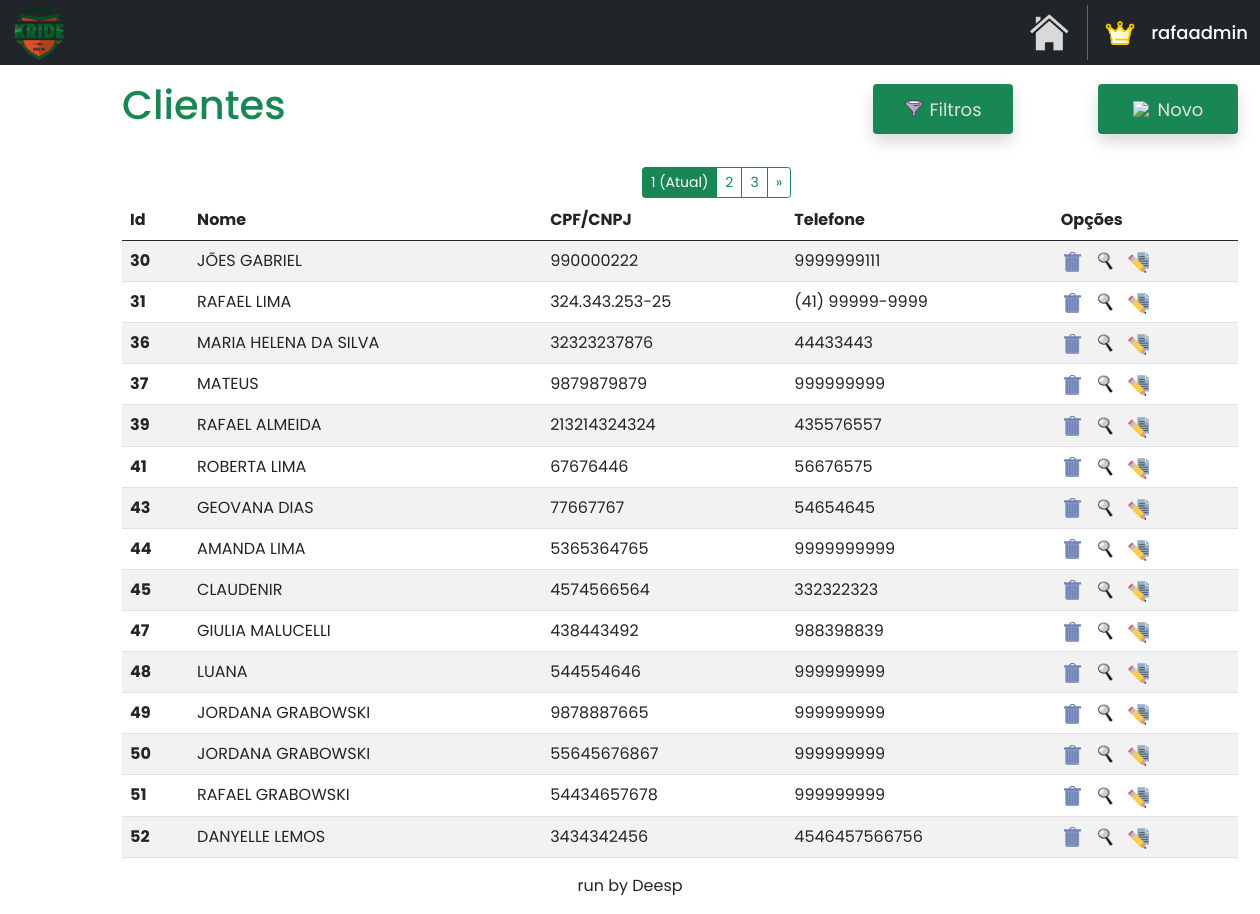
Page /home/clientes (signed in) on the committed database.
### clientes/models.py (models this page shows)
class Cliente(models.Model):
    name = models.CharField(max_length=40)
    cpf_cnpj = models.CharField(max_length=25)
    telefone = models.CharField(max_length=25)
    cep = models.CharField(max_length=50, default='')
    bairro = models.CharField(max_length=30, default='')
    estado = models.CharField(max_length=30, default='')
    cidade = models.CharField(max_length=25, default='')
    numero = models.CharField(max_length=10, default='')
    email = models.EmailField(max_length=100, null=True, blank=True)
    data_criacao = models.DateTimeField(auto_now_add=True)

### clientes/views.py (the view)
# urls.py: path('clientes', clienteviews.clientes, name='clientes'),
@login_required
def clientes(request):
    return paginacao(request)

### clientes/views.py (called while the page is built)
@login_required
def paginacao(request):
    clientes = Cliente.objects.all().values('id', 'name', 'cpf_cnpj', 'telefone')
    clientes_paginados = Paginator(clientes, 15)
    page_num = request.GET.get('page')
    clientes = clientes_paginados.get_page(page_num)
    return render(request, 'clientes.html', {'clientes': clientes})

### clientes/templates/clientes.html (shortened to what this page needs)
{% extends "base.html" %}
{% load static %}
{% block content %}
<!DOCTYPE html>
<html lang="en">
<head>
    <link href="https://cdn.jsdelivr.net/npm/bootstrap@5.0.2/dist/css/bootstrap.min.css" rel="stylesheet">
</head>
<body>
    <div class="container mt-3 custom-container">
        <div class="d-flex justify-content-start align-items-center">
            <h1 class="me-auto text-success">Clientes</h1>
            <div class="shadow bg-success rounded" style="width: 140px; height: 50px; margin-left: auto;">
                <a href="#" style="text-decoration: none; display: flex; align-items: center; justify-content: center; width: 100%; height: 100%;" id="btnMostrarFiltro">
                    <img src="{% static 'images/mini-filtro.png' %}" style="width: 20px; margin-right: 5px;">
                    <p class="hover-link" style="font-size: 18px; margin: 0;">Filtros</p>
                </a>
            </div>
            <div class="shadow bg-success rounded" style="width: 140px; height: 50px; margin-left: 85px;">
                <a href="{% url 'novo_cliente' %}" style="text-decoration: none; display: flex; align-items: center; justify-content: center; width: 100%; height: 100%;" id="btnMostrarClientes">
                    <img src="{% static 'images/novo.png' %}" style="width: 20px; margin-right: 5px;">
                    <p class="hover-link" style="font-size: 18px; margin: 0;">Novo</p>
                </a>
            </div>
        </div>
        {% if clientes.has_other_pages %}
            <div class="btn-group" role="group" aria-label="Item pagination" style="margin-left: 520px; margin-top: 30px; margin-bottom: -14px;">
                {% for page_number in clientes.paginator.page_range %}
                    {% if clientes.number == page_number %}
                        <button class="btn btn-outline-success btn-sm active">
                            <span>{{ page_number }} <span class="sr-only">(Atual)</span></span>
                        </button>
                    {% else %}
                        <a href="?page={{ page_number }}" class="btn btn-outline-success btn-sm">
                            {{ page_number }}
                        </a>
                    {% endif %}
                {% endfor %}
                {% if clientes.has_next %}
                    <a href="?page={{ clientes.next_page_number }}" class="btn btn-outline-success btn-sm">&raquo;</a>
                {% endif %}
            </div>
        {% endif %}
        <table class="table table-striped mt-3">
            <thead>
                <tr>
                    <th scope="col">Id</th>
                    <th scope="col">Nome</th>
                    <th scope="col">CPF/CNPJ</th>
                    <th scope="col">Telefone</th>
                    <th scope="col">Opções</th>
                </tr>
            </thead>
            <tbody id="tbodyClientes">
                {% for cliente in clientes %}
                    <tr>
                        <th>{{cliente.id}}</th>
                        <td>{{cliente.name|upper}}</td>
                        <td>{{cliente.cpf_cnpj}}</td>
                        <td>{{cliente.telefone}}</td>
                        <td>
                            <div style="display: flex; gap: 10px;">
                                <a href="#" class="delete-button" data-toggle="modal" data-target="#confirmDeleteModal" data-url="{% url 'excluir_cliente' cliente.id %}" title="EXCLUIR">
                                    <img src="{% static 'index/images/excluir.png' %}" style="width: 24px; height: 22px;">
                                </a>
                                <a href="{% url 'consultar_cliente' cliente.id %}" title="CONSULTAR">
                                    <img src="{% static 'index/images/consultar.png' %}" style="width: 22px; height: 23px;">
                                </a>
                                <a href="{% url 'editar_cliente' cliente.id %}" title="EDITAR">
                                    <img src="{% static 'index/images/editar.png' %}" style="width: 22px; height: 23px;">
                                </a>
                            </div>
                        </td>
                    </tr>
                {% endfor %}
            </tbody>
        </table>
    </div>
</body>
</html>
{% endblock %}

### base/base.html (shortened to what this page needs)
{% load static %}
<!DOCTYPE html>
<html lang="en">
<head>
</head>
<body>
    <nav class="navbar navbar-expand bg-dark" style="height: 65px;">
        <div class="container-fluid">
            <a href="#">
                <img src="{% static 'images/logo1.png' %}" style="width: 55px;">
            </a>
        </div>
        <a href="{% url 'home' %}" style="text-decoration: none;">
            <img src="{% static 'images/home.png' %}" title="VOLTAR PARA A HOME" style="width: 40px; margin-right: 18px;">
        </a>
        <div class="container user-div" id="profile" style="width: 200px; cursor: pointer;">
            {% if user.is_superuser %}
                <img src="{% static 'images/master.png' %}" title="MASTER USER" style="width: 30px; margin-right: 0px;">
            {% else %}
                <img src="{% static 'images/user_profile.png' %}" title="USUÁRIO" style="width: 26px; margin-right: 0px;">
            {% endif %}
            {% if user.is_authenticated %}
                <h5 class="text-white mt-2" style="font-size: large;">{{ user.username }}</h5>
            {% endif %}
        </div>
    </nav>
    {% block content %}{% endblock %}
    <div class="text-center">
        <p>run by Deesp</p>
    </div>
</body>
</html>

### clientes/templates/clientes.html (style rules this page uses)
body { font-family: 'Poppins', sans-serif; }
.hover-link { color: rgb(225, 225, 225); transition: color 0.3s ease; }
.custom-container { margin-left: 110px; margin-right: 100px; }

### rows in the picture
Cliente: id "30", name "JÕES GABRIEL", cpf_cnpj "990000222", telefone "9999999111"
Cliente: id "31", name "RAFAEL LIMA", cpf_cnpj "324.343.253-25", telefone "(41) 99999-9999"
Cliente: id "36", name "MARIA HELENA DA SILVA", cpf_cnpj "32323237876", telefone "44433443"
Cliente: id "37", name "MATEUS", cpf_cnpj "9879879879", telefone "999999999"
Cliente: id "39", name "RAFAEL ALMEIDA", cpf_cnpj "213214324324", telefone "435576557"
Cliente: id "41", name "ROBERTA LIMA", cpf_cnpj "67676446", telefone "56676575"
Cliente: id "43", name "GEOVANA DIAS", cpf_cnpj "77667767", telefone "54654645"
Cliente: id "44", name "AMANDA LIMA", cpf_cnpj "5365364765", telefone "9999999999"
Cliente: id "45", name "CLAUDENIR", cpf_cnpj "4574566564", telefone "332322323"
Cliente: id "47", name "GIULIA MALUCELLI", cpf_cnpj "438443492", telefone "988398839"
Cliente: id "48", name "LUANA", cpf_cnpj "544554646", telefone "999999999"
Cliente: id "49", name "JORDANA GRABOWSKI", cpf_cnpj "9878887665", telefone "999999999"
Cliente: id "50", name "JORDANA GRABOWSKI", cpf_cnpj "55645676867", telefone "999999999"
Cliente: id "51", name "RAFAEL GRABOWSKI", cpf_cnpj "54434657678", telefone "999999999"
Cliente: id "52", name "DANYELLE LEMOS", cpf_cnpj "3434342456", telefone "4546457566756"

### other values in the picture
{{ user.username }} "rafaadmin"
{{ page_number }} "1"
{{ page_number }} "2" "3"
